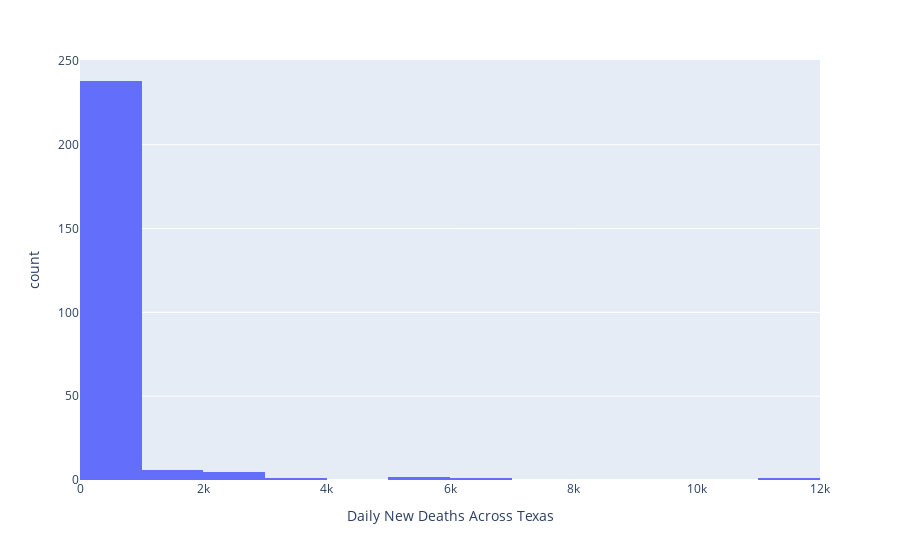

The code cell stored with this chart in its notebook:
### Markdown cell above
## Distribution of Deaths
### The distribution for deaths appears to be a geometric distribution, it starts out relatively high and goes down, it has a postive skew kurtosis

### Code cell
TXDeathsCasesPlot

### Figure 1 — Plotly figure (JSON) as saved in the notebook; plotly's stock layout.template omitted (floating-point values rounded to 4 significant figures; data arrays with more than 128 entries replaced by an {"elided": "..."} marker saying what was removed)
{"data": [{"alignmentgroup": "True", "bingroup": "x", "hovertemplate": "Daily New Deaths Across Texas=%{x}<br>count=%{y}<extra></extra>", "legendgroup": "", "marker": {"color": "#636efa"}, "name": "", "nbinsx": 15, "offsetgroup": "", "orientation": "v", "showlegend": false, "type": "histogram", "x": {"elided": "254 float values"}, "xaxis": "x", "yaxis": "y"}], "layout": {"barmode": "relative", "legend": {"tracegroupgap": 0}, "margin": {"t": 60}, "xaxis": {"anchor": "y", "domain": [0, 1], "title": {"text": "Daily New Deaths Across Texas"}}, "yaxis": {"anchor": "x", "domain": [0, 1], "title": {"text": "count"}}}}
